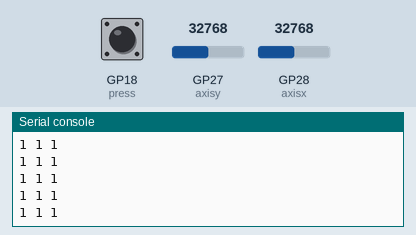
Simulated run of this program. Board: Raspberry Pi Pico running MicroPython. Shown: the last lines printed to the serial console. The inputs (shaded band) are chosen by the test bench; at power-on: GP27 (axisy) = 32768, GP28 (axisx) = 32768, GP18 (press) HIGH (analog values on the 0–65535 scale). WiFi joins after 1.5 s.

Above: at 3.2 s.
3.3 s: GP27 (axisy) set to 45874
At 3.31 s:
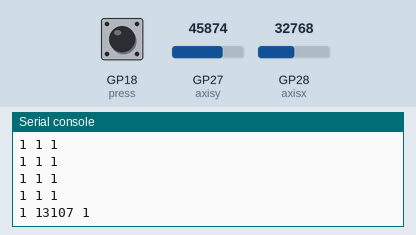
4.8 s: GP28 (axisx) set to 45874
At 4.82 s:
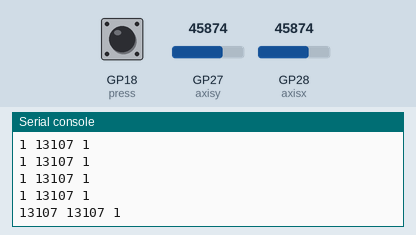
6.3 s: GP18 (press) pulled LOW for 0.15 s
At 6.32 s:
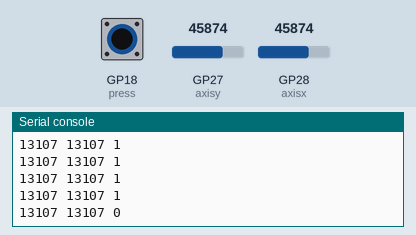
7.9 s: GP27 (axisy) set to 57670
At 7.93 s:
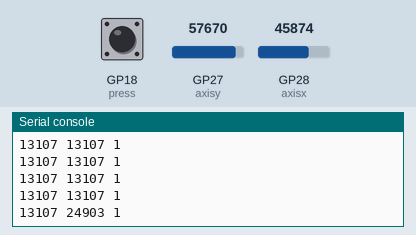
9.4 s: GP18 (press) pulled LOW for 1 s
At 9.43 s:
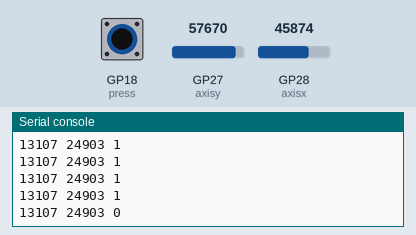
11.9 s: GP28 (axisx) set to 57670
At 11.94 s:
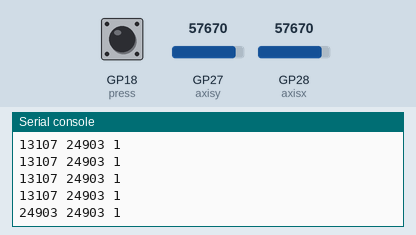
Timing chart, 0 to 14.4 s (numbered marks = the images above; inputs shaded):
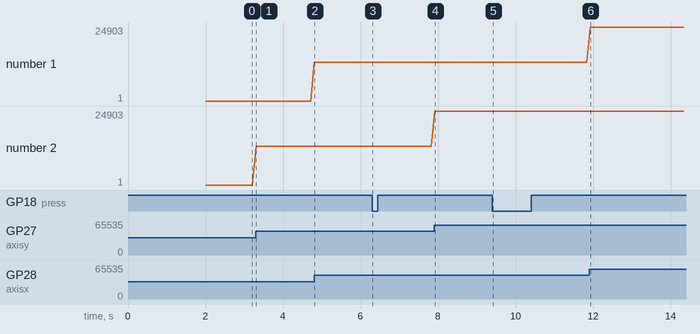

Measured:
- after the input at 3.3 s, the serial console: prints a new line at once (image 1)
- after the input at 4.8 s, the serial console: prints a new line at once (image 2)
- after the input at 6.3 s, the serial console: prints a new line at once (image 3)
- after the input at 7.9 s, the serial console: prints a new line at once (image 4)
- after the input at 9.4 s, the serial console: prints a new line at once (image 5)
- after the input at 11.9 s, the serial console: prints a new line at once (image 6)
- plotted number 2: 1 → 13107 after the input at 3.3 s, 13107 → 24903 after the input at 7.9 s

The program:

control_wifi_joystick_xy.py
```python
# Template to control a RPi Pico robot over Wifi from another Pico using a 2-axis analogue joystick

import time
from machine import ADC, Pin
from net import Wifi

# Specify the IP address of your robot
HOST = "192.168.1.239"

# Specify the port number to send messages on
PORT = 5000

#  Set up axes on pins 27 and 28 as an analogue input pin
axisy = ADC(27)
axisx = ADC(28)

# Set up the button on pin 18 as a digital input pin
press = Pin(18, Pin.IN, Pin.PULL_UP)

# Create a network object
wifi =  Wifi()

try:
    # Connect to WIFI
    wifi.connect()

    # Create receiver to listen for messages
    wifi.createSender(HOST, PORT)

    # Receive messages
    while True:
        # Centre x and y on 0
        valy = axisy.read_u16() - 32767
        valx = axisx.read_u16() - 32767

        # Act on the values
        print(valx,valy, press.value())
        if valy > 2000:
            wifi.sendMessage("forward,20")
        else:
            wifi.sendMessage("stop")
        time.sleep(0.1)

except Exception as e:
    print("Error", e)
```

net.py
```python
import network
from time import sleep
from wifi_settings import *
from network import *
import usocket

class Wifi:
    def __init__(self):
        pass

    def connect(self):
        #Connect to WLAN
        wlan = network.WLAN(network.STA_IF)
        wlan.active(True)
        wlan.connect(WIFI_SSID, WIFI_PASSWORD)
        while wlan.isconnected() == False:
            print(f'Waiting for connection to {WIFI_SSID}...')
            sleep(1)

        self.host = wlan.ifconfig()[0]
        print("IP Address", self.host)

        mac = wlan.config('mac')
        print("MAC Address:", [hex(i) for i in mac])

        return self.host

    def startWifiAccessPoint(self, ap_ssid, ap_password):

        ap = network.WLAN(network.AP_IF)
        ap.config(essid=ap_ssid, password=ap_password)
        ap.active(True)
        while ap.active() == False:
            pass

        self.host = ap.ifconfig()[0]

        # Show access point settings
        print("Access point created with SSID: {}, password: {}".format(ap_ssid, ap_password))

        self.host = ap.ifconfig()[0]
        print("IP Address", self.host)

        mac = ap.config('mac')
        print("MAC Address:", [hex(i) for i in mac])

        return self.host

    def createReceiver(self, port):
        # Create socket bound to a port
        print("\nCreate UDP Server socket")
        self.socket = usocket.socket(usocket.AF_INET, usocket.SOCK_DGRAM)
        self.socket.settimeout(None)
        self.socket.bind((str(self.host), port))


    def receiveMessage(self):
        MAXBUF = 256
        data, addr = self.socket.recvfrom(MAXBUF)
        message = data.decode()
        return message

    def createSender(self, host, port):
        # Create socket bound to a port
        print("\nCreate UDP Server socket")
        self.socket = usocket.socket(usocket.AF_INET, usocket.SOCK_DGRAM)
        self.socket.settimeout(None)

        self.host = host
        self.port = port


    def sendMessage(self, message):
        size = self.socket.sendto(str.encode(message), (self.host, self.port))
        return size


    def closeSocket(self):
        self.socket.close()
```

wifi_settings.py
```python
WIFI_SSID="YOURWIFISSID"
WIFI_PASSWORD="YOURPASSWORD"
```
